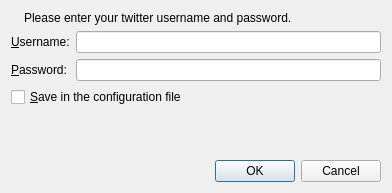
<ui version="4.0" >
 <class>Dialog</class>
 <widget class="QDialog" name="Dialog" >
  <property name="geometry" >
   <rect>
    <x>0</x>
    <y>0</y>
    <width>392</width>
    <height>193</height>
   </rect>
  </property>
  <property name="windowTitle" >
   <string>Twitter Authentication - uRSSus</string>
  </property>
  <property name="windowIcon" >
   <iconset resource="../images/icons.qrc" >
    <normaloff>:/urssus.svg</normaloff>:/urssus.svg</iconset>
  </property>
  <layout class="QVBoxLayout" name="verticalLayout" >
   <item>
    <layout class="QHBoxLayout" name="horizontalLayout" >
     <item>
      <widget class="QLabel" name="icon" >
       <property name="sizePolicy" >
        <sizepolicy vsizetype="Fixed" hsizetype="Fixed" >
         <horstretch>0</horstretch>
         <verstretch>32</verstretch>
        </sizepolicy>
       </property>
       <property name="maximumSize" >
        <size>
         <width>32</width>
         <height>32</height>
        </size>
       </property>
       <property name="text" >
        <string/>
       </property>
       <property name="pixmap" >
        <pixmap resource="../images/icons.qrc" >:/twitter.svg</pixmap>
       </property>
       <property name="scaledContents" >
        <bool>true</bool>
       </property>
      </widget>
     </item>
     <item>
      <widget class="QLabel" name="label" >
       <property name="sizePolicy" >
        <sizepolicy vsizetype="Preferred" hsizetype="Expanding" >
         <horstretch>0</horstretch>
         <verstretch>0</verstretch>
        </sizepolicy>
       </property>
       <property name="text" >
        <string>Please enter your twitter username and password.</string>
       </property>
      </widget>
     </item>
    </layout>
   </item>
   <item>
    <layout class="QGridLayout" name="gridLayout" >
     <item row="0" column="0" >
      <widget class="QLabel" name="label_2" >
       <property name="text" >
        <string>&amp;Username:</string>
       </property>
       <property name="buddy" >
        <cstring>username</cstring>
       </property>
      </widget>
     </item>
     <item row="0" column="1" >
      <widget class="QLineEdit" name="username" />
     </item>
     <item row="1" column="0" >
      <widget class="QLabel" name="label_3" >
       <property name="text" >
        <string>&amp;Password:</string>
       </property>
       <property name="buddy" >
        <cstring>password</cstring>
       </property>
      </widget>
     </item>
     <item row="1" column="1" >
      <widget class="QLineEdit" name="password" >
       <property name="echoMode" >
        <enum>QLineEdit::Password</enum>
       </property>
      </widget>
     </item>
    </layout>
   </item>
   <item>
    <widget class="QCheckBox" name="saveit" >
     <property name="text" >
      <string>&amp;Save in the configuration file</string>
     </property>
    </widget>
   </item>
   <item>
    <spacer name="verticalSpacer" >
     <property name="orientation" >
      <enum>Qt::Vertical</enum>
     </property>
     <property name="sizeHint" stdset="0" >
      <size>
       <width>20</width>
       <height>40</height>
      </size>
     </property>
    </spacer>
   </item>
   <item>
    <widget class="QDialogButtonBox" name="buttonBox" >
     <property name="orientation" >
      <enum>Qt::Horizontal</enum>
     </property>
     <property name="standardButtons" >
      <set>QDialogButtonBox::Cancel|QDialogButtonBox::Ok</set>
     </property>
    </widget>
   </item>
  </layout>
  <zorder>saveit</zorder>
  <zorder>buttonBox</zorder>
  <zorder>verticalSpacer</zorder>
 </widget>
 <resources>
  <include location="../images/icons.qrc" />
 </resources>
 <connections>
  <connection>
   <sender>buttonBox</sender>
   <signal>accepted()</signal>
   <receiver>Dialog</receiver>
   <slot>accept()</slot>
   <hints>
    <hint type="sourcelabel" >
     <x>248</x>
     <y>254</y>
    </hint>
    <hint type="destinationlabel" >
     <x>157</x>
     <y>274</y>
    </hint>
   </hints>
  </connection>
  <connection>
   <sender>buttonBox</sender>
   <signal>rejected()</signal>
   <receiver>Dialog</receiver>
   <slot>reject()</slot>
   <hints>
    <hint type="sourcelabel" >
     <x>316</x>
     <y>260</y>
    </hint>
    <hint type="destinationlabel" >
     <x>286</x>
     <y>274</y>
    </hint>
   </hints>
  </connection>
 </connections>
</ui>
